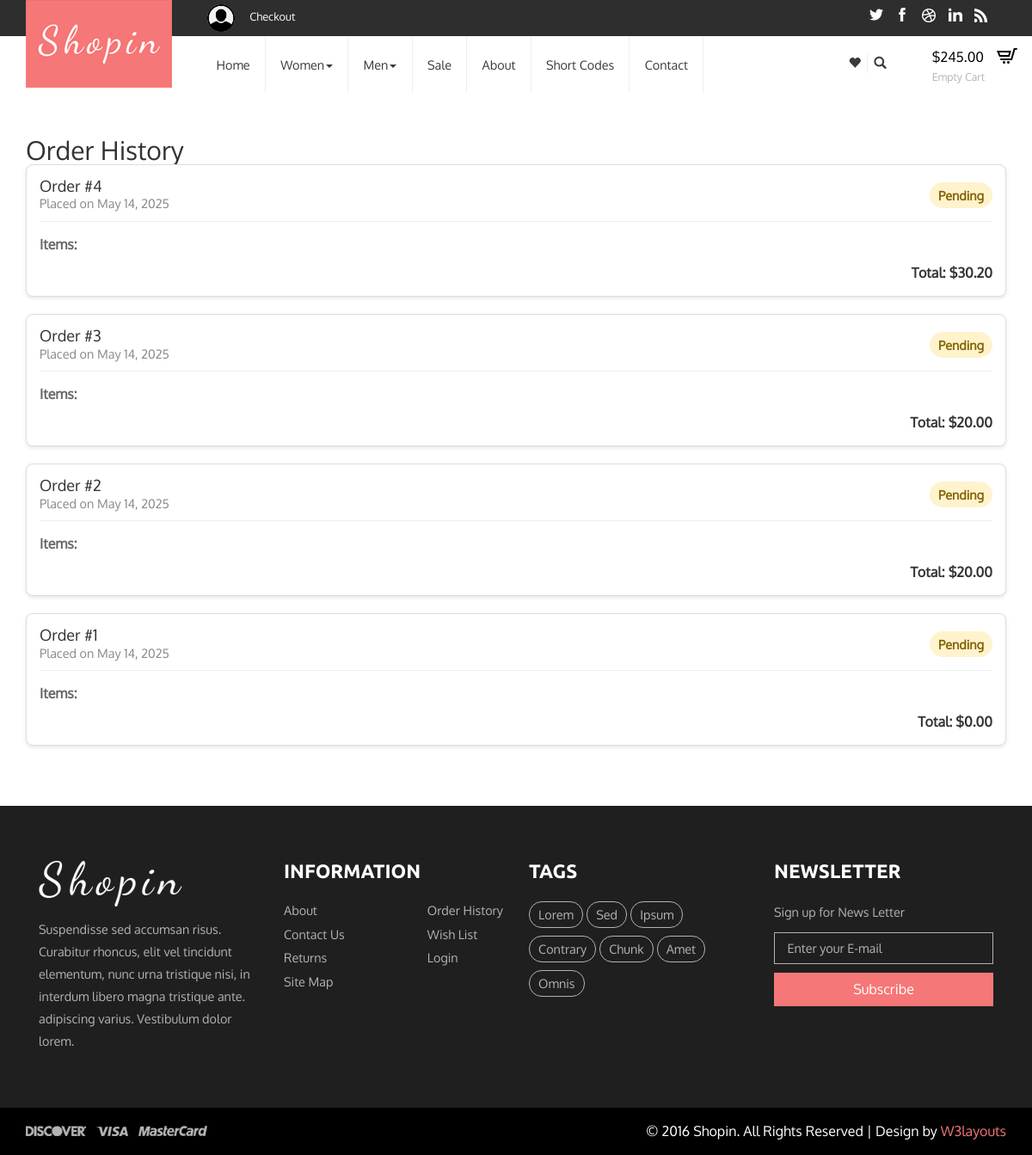
The page /shopQuanAo/orders.php (signed in) on the database its author committed.
### tables this page shows
CREATE TABLE `users` (
  `id` int(11) NOT NULL,
  `username` varchar(255) NOT NULL,
  `password` varchar(255) NOT NULL,
  `email` varchar(255) NOT NULL,
  `phone` varchar(20) NOT NULL,
  `cash` int(11) NOT NULL
);

CREATE TABLE `orders` (
  `id` int(11) NOT NULL,
  `user_id` int(11) NOT NULL,
  `username` varchar(255) NOT NULL,
  `email` varchar(255) NOT NULL,
  `phone` varchar(20) NOT NULL,
  `address` varchar(200) NOT NULL,
  `note` text NOT NULL,
  `payment_method` enum('cash','credit_card','momo','cad') NOT NULL,
  `total` decimal(10,2) DEFAULT NULL,
  `status` enum('pending','processing','completed','cancelled') NOT NULL DEFAULT 'pending',
  `created_at` timestamp NOT NULL DEFAULT current_timestamp(),
  `updated_at` timestamp NOT NULL DEFAULT current_timestamp() ON UPDATE current_timestamp()
);

### shopQuanAo/orders.php (the view, shortened to what this page needs)
<?php
require_once 'php/db.php';
$user_id = $_SESSION['user']['id'];
$sql = "SELECT o.*,
        COUNT(oi.id) as total_items,
        GROUP_CONCAT(CONCAT(p.name, ' (', oi.quantity, ')') SEPARATOR ', ') as items
        FROM orders o
        LEFT JOIN order_items oi ON o.id = oi.order_id
        LEFT JOIN products p ON oi.product_id = p.id
        WHERE o.user_id = ?
        GROUP BY o.id
        ORDER BY o.created_at DESC";
$stmt = $conn->prepare($sql);
$stmt->bind_param("i", $user_id);
$stmt->execute();
$orders = $stmt->get_result();
$is_cart_empty = true;
$user_cash = 0;
if (isset($_SESSION['user'])) {
    $user_id = $_SESSION['user']['id'];
    $sql = "SELECT cash FROM users WHERE id = ?";
    $stmt = $conn->prepare($sql);
    $stmt->bind_param("i", $user_id);
    $stmt->execute();
    $result = $stmt->get_result();
    $user_cash = $result->fetch_assoc()['cash'] ?? 0;
    $sql = "SELECT COUNT(*) as count FROM cart WHERE user_id = ?";
    $stmt = $conn->prepare($sql);
    $stmt->bind_param("i", $user_id);
    $stmt->execute();
    $result = $stmt->get_result();
    $cart_count = $result->fetch_assoc()['count'];
    $is_cart_empty = $cart_count == 0;
}
?>
<!DOCTYPE html>
<html>
<head>
    <link href="css/bootstrap.css" rel="stylesheet" type="text/css" media="all" />
    <link href="css/style.css" rel="stylesheet" type="text/css" media="all" />
    <link href="css/style4.css" rel="stylesheet" type="text/css" media="all" />
</head>
<body>
    <div class="header">
        <div class="container">
            <div class="head">
                <div class=" logo">
                    <a href="index.php"><img src="images/logo.png" alt=""></a>
                </div>
            </div>
        </div>
        <div class="header-top">
            <div class="container">
                <div class="col-sm-5 col-md-offset-2  header-login">
                    <ul>
                        <?php if (isset($_SESSION['user'])): ?>
                            <li class="dropdown user-menu">
                                <a href="#" class="dropdown-toggle" data-toggle="dropdown">
                                    <img src="images/user.png" alt="User" style="width:32px;height:32px;border-radius:50%;">
                                </a>
                            </li>
                        <?php else: ?>
                            <li><a href="login.php">Login</a></li>
                            <li><a href="register.php">Register</a></li>
                        <?php endif; ?>
                        <li><a href="checkout.php">Checkout</a></li>
                    </ul>
                </div>
                <div class="col-sm-5 header-social">
                    <ul>
                        <li><a href="#"><i></i></a></li>
                        <li><a href="#"><i class="ic1"></i></a></li>
                        <li><a href="#"><i class="ic2"></i></a></li>
                        <li><a href="#"><i class="ic3"></i></a></li>
                        <li><a href="#"><i class="ic4"></i></a></li>
                    </ul>
                </div>
                <div class="clearfix"> </div>
            </div>
        </div>
        <div class="container">
            <div class="head-top">
                <div class="col-sm-8 col-md-offset-2 h_menu4">
                    <nav class="navbar nav_bottom" role="navigation">
                        <div class="collapse navbar-collapse" id="bs-megadropdown-tabs">
                            <ul class="nav navbar-nav nav_1">
                                <li><a class="color" href="index.php">Home</a></li>
                                <li class="dropdown mega-dropdown active">
                                    <a class="color1" href="#" class="dropdown-toggle" data-toggle="dropdown">Women<span
                                            class="caret"></span></a>
                                </li>
                                <li class="dropdown mega-dropdown active">
                                    <a class="color2" href="#" class="dropdown-toggle" data-toggle="dropdown">Men<span
                                            class="caret"></span></a>
                                </li>
                                <li><a class="color3" href="product.php">Sale</a></li>
                                <li><a class="color4" href="404.php">About</a></li>
                                <li><a class="color5" href="typo.php">Short Codes</a></li>
                                <li><a class="color6" href="contact.php">Contact</a></li>
                            </ul>
                        </div>
                    </nav>
                </div>
                <div class="col-sm-2 search-right">
                    <ul class="heart" style="width: 40%; display: flex; padding-right: 5px;">
                        <li>
                            <a href="wishlist.php">
                                <span class="glyphicon glyphicon-heart" aria-hidden="true"></span>
                            </a>
                        </li>
                        <li><a class="play-icon popup-with-zoom-anim" href="#small-dialog"><i
                                    class="glyphicon glyphicon-search"> </i></a></li>
                    </ul>
                    <div class="cart box_1" style="width: 45%;">
                        <a href="shopping-cart.php">
                            <h3 style="display: flex">
                                <div class="total" style="padding-right: 10px; padding-top: 5px;">
                                    <span>$<?php echo number_format($user_cash, 2); ?></span>
                                </div>
                                <img src="images/cart.png" alt="" />
                            </h3>
                        </a>
                        <?php if ($is_cart_empty): ?>
                            <p><a href="javascript:;" class="simpleCart_empty">Empty Cart</a></p>
                        <?php endif; ?>
                    </div>
                    <div class="clearfix"> </div>
                    <link href="css/popuo-box.css" rel="stylesheet" type="text/css" media="all" />
                </div>
                <div class="clearfix"></div>
            </div>
        </div>
    </div>
    <div class="container" style="margin-top: 50px; margin-bottom: 50px;">
        <h2>Order History</h2>
        <div class="row">
            <?php if ($orders->num_rows > 0): ?>
                <?php while ($order = $orders->fetch_assoc()): ?>
                    <div class="col-md-12">
                        <div class="order-card">
                            <div class="order-header">
                                <div>
                                    <h4>Order #<?php echo $order['id']; ?></h4>
                                    <div class="order-date">
                                        Placed on <?php echo date('F j, Y', strtotime($order['created_at'])); ?>
                                    </div>
                                </div>
                                <span class="order-status status-<?php echo $order['status']; ?>">
                                    <?php echo ucfirst($order['status']); ?>
                                </span>
                            </div>
                            <div class="order-items">
                                <strong>Items:</strong> <?php echo $order['items']; ?>
                            </div>
                            <div class="order-total">
                                Total: $<?php echo number_format($order['total'], 2); ?>
                            </div>
                        </div>
                    </div>
                <?php endwhile; ?>
            <?php endif; ?>
        </div>
    </div>
    <div class="footer">
        <div class="footer-middle">
            <div class="container">
                <div class="col-md-3 footer-middle-in">
                    <a href="index.php"><img src="images/log.png" alt=""></a>
                    <p>Suspendisse sed accumsan risus. Curabitur rhoncus, elit vel tincidunt elementum, nunc urna
                        tristique nisi, in interdum libero magna tristique ante. adipiscing varius. Vestibulum dolor
                        lorem.</p>
                </div>
                <div class="col-md-3 footer-middle-in">
                    <h6>Information</h6>
                    <ul class=" in">
                        <li><a href="404.php">About</a></li>
                        <li><a href="contact.php">Contact Us</a></li>
                        <li><a href="#">Returns</a></li>
                        <li><a href="contact.php">Site Map</a></li>
                    </ul>
                    <ul class="in in1">
                        <li><a href="#">Order History</a></li>
                        <li><a href="wishlist.php">Wish List</a></li>
                        <li><a href="login.php">Login</a></li>
                    </ul>
                    <div class="clearfix"></div>
                </div>
                <div class="col-md-3 footer-middle-in">
                    <h6>Tags</h6>
                    <ul class="tag-in">
                        <li><a href="#">Lorem</a></li>
                        <li><a href="#">Sed</a></li>
                        <li><a href="#">Ipsum</a></li>
                        <li><a href="#">Contrary</a></li>
                        <li><a href="#">Chunk</a></li>
                        <li><a href="#">Amet</a></li>
                        <li><a href="#">Omnis</a></li>
                    </ul>
                </div>
                <div class="col-md-3 footer-middle-in">
                    <h6>Newsletter</h6>
                    <span>Sign up for News Letter</span>
                    <form action="php/cart.php" method="POST">
                        <input type="text" value="Enter your E-mail" onfocus="this.value='';"
                            onblur="if (this.value == '') {this.value ='Enter your E-mail';}">
                        <input type="submit" value="Subscribe">
                    </form>
                </div>
                <div class="clearfix"> </div>
            </div>
        </div>
        <div class="footer-bottom">
            <div class="container">
                <ul class="footer-bottom-top">
                    <li><a href="#"><img src="images/f1.png" class="img-responsive" alt=""></a></li>
                    <li><a href="#"><img src="images/f2.png" class="img-responsive" alt=""></a></li>
                    <li><a href="#"><img src="images/f3.png" class="img-responsive" alt=""></a></li>
                </ul>
                <p class="footer-class">&copy; 2016 Shopin. All Rights Reserved | Design by <a
                        href="http://w3layouts.com/" target="_blank">W3layouts</a> </p>
                <div class="clearfix"> </div>
            </div>
        </div>
    </div>
</body>
</html>

### shopQuanAo/css/style.css (style rules this page uses)
html,body { background:#fff; font-size: 100%; font-family:'Oxygen-Regular'; }
body a { transition: 0.5s all; -webkit-transition: 0.5s all; -o-transition: 0.5s all; -moz-transition: 0.5s all; -ms-transition: 0.5s all; }
ul { padding: 0; margin: 0; }
h1,h2,h3,h4,h5,h6,label,p { margin:0; }
.head { position:relative; }
.logo { text-align: center; position: absolute; top: 0; }
.header-social { text-align: right; }
.header-login ul li,.header-social ul li { display:inline-block; }
.header-login ul li a { display:inline-block; text-decoration:none; color:#fff; font-size:0.8em; margin: 0 0.5em; }
.header-top { background-color: #2E2E2E; padding: 0.3em 0; }
.header-social ul li a i { width: 17px; height: 17px; display: block; background: url(../images/img-sprite.png)no-repeat -14px -14px ; margin:0 0.3em; }
.header-social ul li a i.ic1 { background-position: -55px -12px ; }
.header-social ul li a i.ic2 { background-position: -101px -12px ; }
.header-social ul li a i.ic3 { background-position:-150px -12px ; }
.header-social ul li a i.ic4 { background-position:-199px -13px ; }
.header-social ul { margin-top: 4px; }
ul.nav_1 li a { font-size: 0.9em; color: #3A3A3A; padding: 1.6em; }
ul.nav_1 li { border-right:1px solid #EFEFEF; }
.navbar { margin-bottom: 0px; border:none; }
div#bs-megadropdown-tabs { padding: 0; }
.h_menu4 { margin-left: 13.6%; }
.box_1 h3 { color: #000; font-size: 1em; }
.box_1 h3 img { margin-left: 5px; }
.box_1 p a { color: #B5B3B3; font-size: 0.77em; }
.total { display: inline-block; }
.cart.box_1 { float: right; margin-top: 2px; }
.heart { float:left; margin-top: 0.7em; }
.heart li { display:inline-block; border-right: 1px solid #EFEFEF; }
.heart li a { font-size: 0.9em; color: #3A3A3A; margin:0 1em; outline: none; }
.heart li:last-child { border-right: none; }
.cart { float:right; }
.search-right { padding: 0.6em 0 0; }
.footer-middle { background:#1F1F1F; padding:4em 0; }
.footer-middle-in h6 { font-size: 1.4em; color: #fff; font-family: 'Ubuntu-Bold'; margin-bottom: 1em; text-transform: uppercase; }
.footer-middle-in p { font-size: 0.9em; color: #B3B3B3; line-height: 1.8em; margin-top: 1em; }
.footer-middle-in span { font-size: 0.9em; color: #B3B3B3; line-height: 1.8em; }
.in { float:left; }
.in1 { float:right; }
ul.in li { list-style:none; }
ul.in li a { color:#B3B3B3; font-size:0.9em; text-decoration:none; padding:0 0 0.5em ; display:block; }
ul.tag-in li { display:inline-block; }
ul.tag-in li a { color:#B3B3B3; font-size: 0.9em; text-decoration: none; padding: 0.3em 0.7em; border: 1px solid #B3B3B3; display: block; margin-bottom: 0.6em; border-radius: 15px; }
.footer-middle-in input[type="text"] { width: 100%; padding: 0.5em 1em; margin: 0.7em 0; background: none; outline: none; border: 1px solid #B3B3B3; -webkit-appearance: none; font-size: 0.9em; color: #B3B3B3; }
.footer-middle-in input[type="submit"] { width: 100%; font-size: 1em; background: #F67777; padding: 0.5em 1em; text-align: center; color: #fff; border: none; outline: none; -webkit-appearance: none; transition: 0.5s all; -webkit-transition: 0.5s all; -o-transition: 0.5s all; -moz-transition: 0.5s all; -ms-transition: 0.5s all; }
.footer-bottom { background:#000; padding:1em 0; }
.footer-class { color:#fff; font-size:1em; float:right; }
.footer-class a { color:#F67777; text-decoration:none; }
.footer-bottom-top { float:left; }
.footer-bottom-top li { display:inline-block; }
@media (max-width:1220px) { .h_menu4 { margin-left: 16.6%; } }
@media (max-width:1220px) { ul.nav_1 li a { padding: 1.6em 1.2em; } }
@media (max-width:1220px) { .heart li a { margin: 0 0.5em; } }

### shopQuanAo/orders.php (style rules this page uses)
.order-card { border: 1px solid #ddd; border-radius: 8px; padding: 15px; margin-bottom: 20px; background: #fff; box-shadow: 0 2px 4px rgba(0, 0, 0, 0.1); }
.order-header { display: flex; justify-content: space-between; align-items: center; margin-bottom: 15px; padding-bottom: 10px; border-bottom: 1px solid #eee; }
.order-status { padding: 5px 10px; border-radius: 15px; font-size: 0.9em; font-weight: bold; }
.status-pending { background: #fff3cd; color: #856404; }
.order-items { margin: 10px 0; color: #666; }
.order-total { font-weight: bold; color: #333; text-align: right; }
.order-date { color: #888; font-size: 0.9em; }

### rows shown on the page
users: cash "245.00"
orders: id "4", created_at "May 14, 2025", status "Pending", total "30.20"
orders: id "3", created_at "May 14, 2025", status "Pending", total "20.00"
orders: id "2", created_at "May 14, 2025", status "Pending", total "20.00"
orders: id "1", created_at "May 14, 2025", status "Pending", total "0.00"
